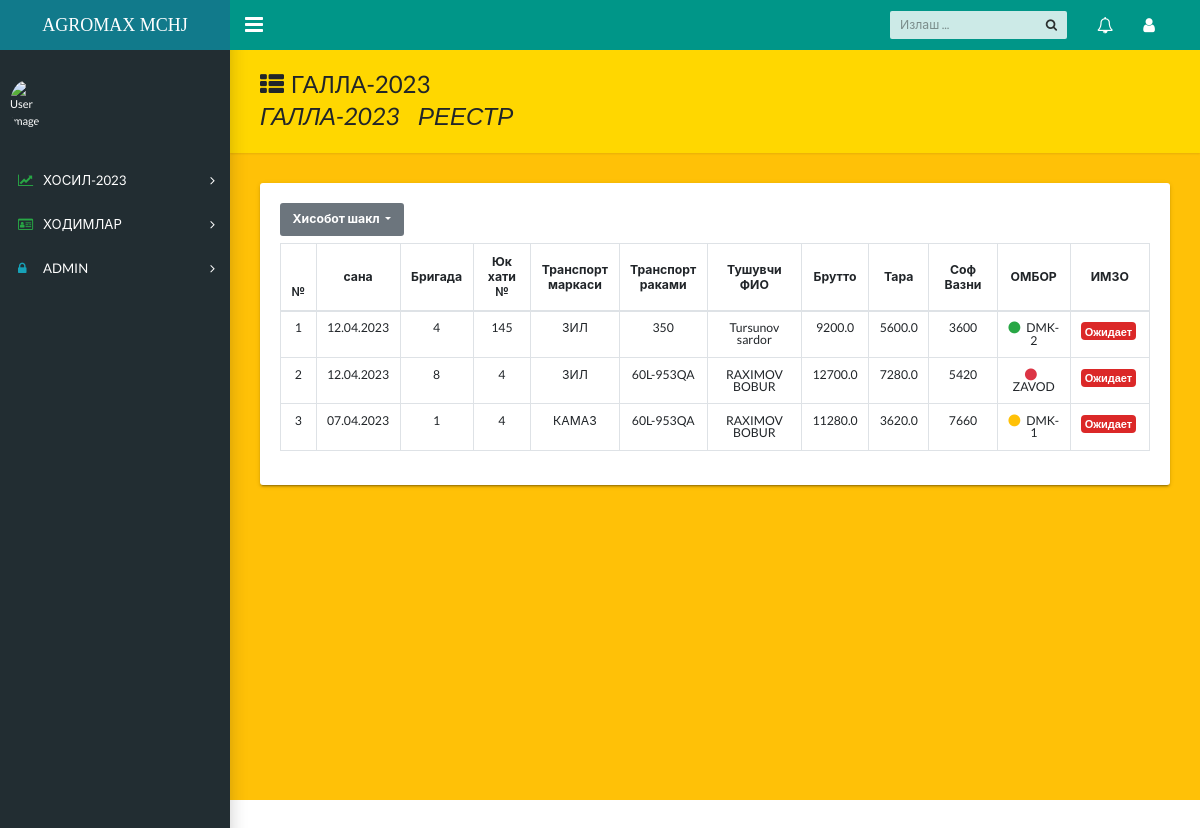
/reestr/, run on an earlier commit of the app's database.
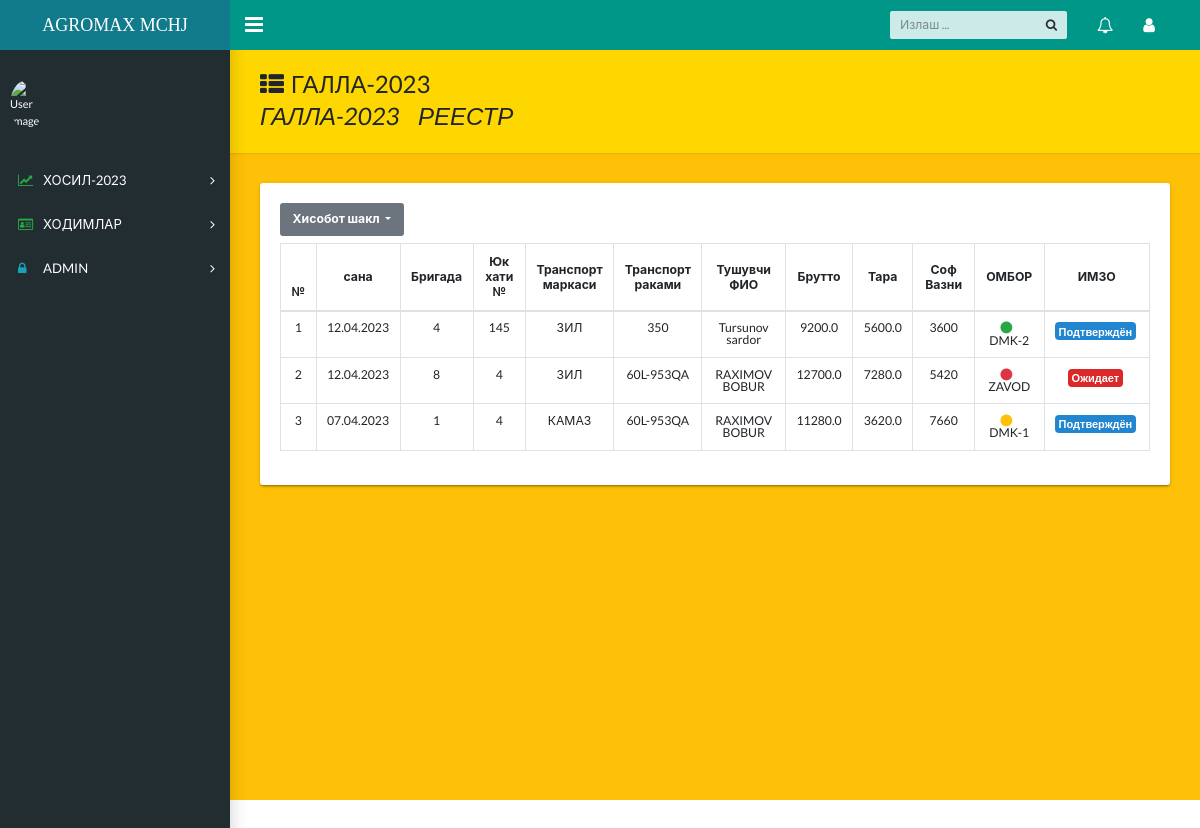
And on a later commit of the database.
### homes/models.py (models this page shows, shortened)
class Galla(models.Model):
    date=models.DateField(null=True)
    brigada=models.ForeignKey('GBrigada',on_delete=models.PROTECT,null=True)
    brutto=models.FloatField(null=True,blank=True)
    tara=models.FloatField(null=True,blank=True)
    ombor=models.ForeignKey("OmborG",on_delete=models.CASCADE,blank=True)
    yuk_num=models.CharField(max_length=3,blank=True)
    tr_marka=models.CharField(max_length=20,choices=tr_marka,blank=True)
    tr_num=models.CharField(max_length=20,blank=True)
    tr_name=models.CharField(max_length=30,null=True,blank=True)
    imzo=models.BooleanField(default=False)
    sofVazn=models.IntegerField(blank=True)

### login/views.py (the view)
# urls.py: path('reestr/',reestr,name='reestr'),
def reestr(request):
    res=Galla.objects.all().order_by('-date').values('date','brigada','brutto','tara','ombor__name','yuk_num','tr_num','tr_marka','tr_name','imzo','sofVazn')
    context={'res':res}
    return render(request,'homes/restr.html',context)

### templates/homes/restr.html (shortened to what this page needs)
{% extends 'homes/dashboard.html' %}
{% block content %}
<main class="app-content bg-warning">
    <div class="app-title" style="background-color: gold;">
      <div>
        <h1><i class="fa fa-th-list pr-2"></i>ГАЛЛА-2023
        <p>ГАЛЛА-2023&nbsp;&nbsp;&nbsp; РЕЕСТР</p>
      </div>
    </div>
    <div class="row" >
      <div class="col-md-12">
        <div class="tile" >
          <div class="tile-body">
            <div class="table-responsive">
                {% include 'homes/reestr-inc.html' %}
              </div>
          </div>
        </div>
      </div>
    </div>
  </main>
{% endblock %}

### templates/homes/reestr-inc.html
{% include 'homes/dropdown.html' %}
<table class="table table-bordered" style="line-height:12px ;">
    <thead class="text-center" style="font-weight:900 ; line-height: 15px;">
    <tr >
        <th>№</th>
        <th class="align-middle">сана</th>
        <th class="align-middle">Бригада</th>
        <th class="align-middle">Юк хати <br> №</th>
        <th class="align-middle">Транспорт <br> маркаси</th>
        <th class="align-middle">Транспорт <br> раками</th>
        <th class="align-middle">Тушувчи <br>ФИО</th>
        <th class="align-middle">Брутто</th>
        <th class="align-middle">Тара</th>
        <th scope="col"  class="align-middle">Соф Вазни</th>
        <th class="align-middle">ОМБОР</th>
        <th class="align-middle">ИМЗО</th>
    </tr>
    </thead>
    <tbody class="text-center">
    {% for i in res %}
    <tr>
        <td>{{forloop.counter}}</td>
        <td>{{i.date|date:"d.m.Y"}}</td>
        <td>{{i.brigada}}</td>
        <td>{{i.yuk_num}}</td>
        <td>{{i.tr_marka}}</td>
        <td>{{i.tr_num}}</td>
        <td>{{i.tr_name}}</td>
        <td>{{i.brutto}}</td>
        <td>{{i.tara}}</td>
        <td>{{i.sofVazn}}</td>
        {% if i.ombor__name == 'DMK-1' %}
        <td><i class="circle icon text-warning pr-2 "></i>{{i.ombor__name}}</td>
        {% elif i.ombor__name == 'DMK-2'  %}
        <td><i class="circle icon text-success pr-2 "></i>{{i.ombor__name}}</td>
        {% elif i.ombor__name == 'ZAVOD' %}
        <td><i class="circle icon text-danger pr-2 "></i>{{i.ombor__name}}</td>
        {% endif %}
        {% if i.imzo %}
        <td class="text-center"><button class="ui primary button mini p-1">Подтверждён</button></td>
        {% else %}
        <td class="text-center"><button class="ui red button mini p-1">Ожидает</button></td>
        {% endif %}
    </tr>
    {% endfor %}
    </tbody>
  </table>

What changed in the data, as far as the page shows it:
changed Galla "Tursunov sardor": text "Ожидает" → "Подтверждён"
changed Galla "КАМАЗ": text "Ожидает" → "Подтверждён"
